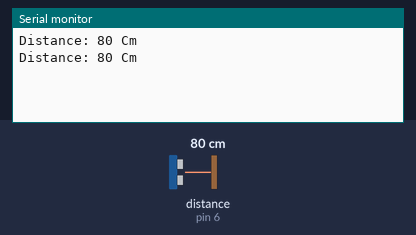
The sketch below on a simulated Arduino Uno, built with avr-gcc and run on an emulated ATmega328P. Parts: the last lines printed to the serial monitor. Inputs (shaded band) come from the test bench; at power-on: distance to the obstacle (sensor on pin 6) 80 cm.

Above: at 1.8 s.
1.9 s: distance to the obstacle (sensor on pin 6) set to 2 cm
At 2.8 s:
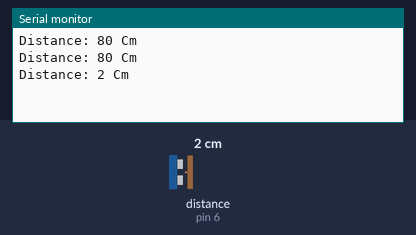
3.4 s: distance to the obstacle (sensor on pin 6) set to 4 cm
At 4.4 s:
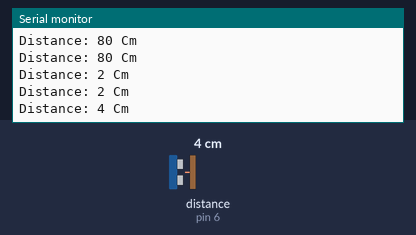
Timing chart, 0 to 6.4 s (numbered marks = the images above; inputs shaded):
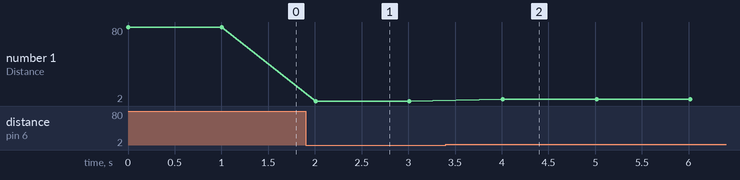

Measured:
- after the input at 1.9 s, the serial monitor: prints a new line after 0.11 s (image 1)
- after the input at 3.4 s, the serial monitor: prints a new line after 0.61 s (image 2)
- plotted number 1: 80 → 2 after the input at 1.9 s, 2 → 4 after the input at 3.4 s

The sketch:

UltrasonicRangingModule.ino
```cpp
/*
 * Geekble Co. LTD.
 * <키트이름> 의 <센서이름-초음파거리센서> 을 구동하는 예제입니다.
 * <https://geekble.shop/***> <링크할당>
 *
 * 더 재미있는 예제를 찾아보고 여러분의 멋진 아이디어를 공유해주세요!
 * <링크할당, 기획 확인>
 */

#include <Ultrasonic.h>

Ultrasonic Detector(5, 6);

void setup()
{
    Serial.begin(9600);
}

void loop()
{
    Serial.print("Distance: ");
	  Serial.print( Detector.read() );
    Serial.println(" Cm");
    delay(1000);
}
```
